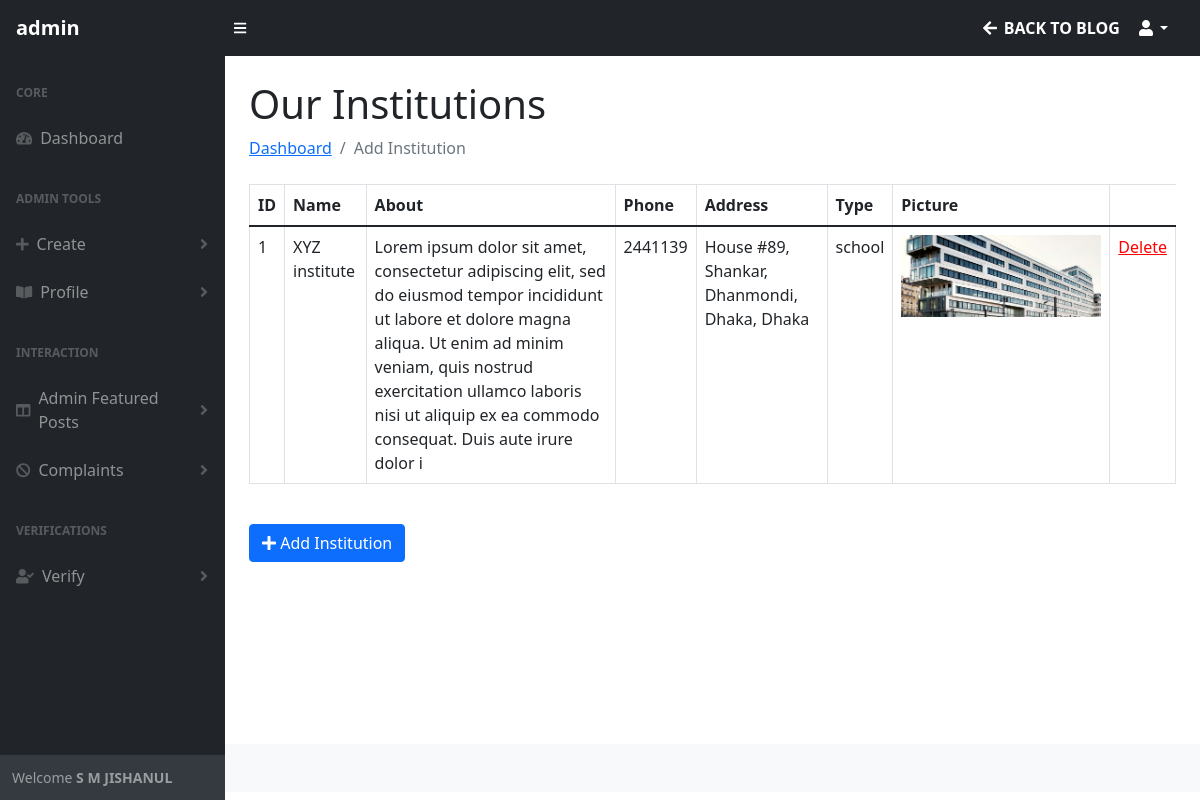
/admin/institutions.php (signed in), run on the app's committed database.
### tables this page shows
CREATE TABLE `user_type` (
  `type_id` int(11) NOT NULL,
  `role` varchar(255) NOT NULL DEFAULT 'user'
);

CREATE TABLE `institutions` (
  `ins_id` int(11) NOT NULL,
  `name` varchar(255) NOT NULL,
  `about` varchar(255) NOT NULL,
  `street` varchar(255) NOT NULL,
  `area` varchar(255) NOT NULL,
  `city` varchar(255) NOT NULL,
  `state` varchar(255) NOT NULL,
  `phone` varchar(255) NOT NULL,
  `type` varchar(20) NOT NULL,
  `picture` text NOT NULL DEFAULT 'demo.jpg'
);

### admin/includes/functions.php (the view, shortened to what this page needs)
<?php
function getRoleByID($id)
{
    global $connection;
    $query = "SELECT role FROM user_type WHERE type_id=$id";
    $res = mysqli_query($connection, $query) or die("Failed" . mysqli_error($connection));
    if ($res) {
        return mysqli_fetch_assoc($res)["role"];
    }
}
function getAllInstitutions()
{
    global $connection;
    $query = "SELECT * FROM institutions";
    $res = mysqli_query($connection, $query) or die("Failed" . mysqli_error($connection));
    if ($res) {
        while ($row = mysqli_fetch_assoc($res)) {
            echo "
            <tr>
                <td>{$row['ins_id']}</td>
                <td>{$row['name']}</td>
                <td>{$row['about']}</td>
                <td>{$row['phone']}</td>
                <td>{$row['street']}, {$row['area']}, {$row['city']}, {$row['state']}</td>
                <td>{$row['type']}</td>
                <td><img width=200 class='img-responsive' src='../images/institutions/{$row['picture']}' alt='user image' /></td>
                <td><a style='color: red;' href=institutions.php?target=delete&id={$row['ins_id']}>Delete</a></td>
            </tr>
            ";
        }
    }
}

### admin/includes/components/navbar.php (shortened to what this page needs)
<?php
if ($_SESSION["role"] == 2) {
    echo "<nav class='sb-topnav navbar navbar-expand' style='background-color: #dd4f5d; color: white;'>";
} else if ($_SESSION["role"] == 3) {
    echo "<nav class='sb-topnav navbar navbar-expand' style='background-color: #2c447e'>";
} else {
    echo "<nav class='sb-topnav navbar navbar-expand navbar-dark bg-dark'";
}
?>
<a class="navbar-brand ps-3" href="index.php" style="color: white;"> <strong> <?php echo getRoleByID($_SESSION["role"]) ?> </strong> </a>
<button class="btn btn-link btn-sm order-1 order-lg-0 me-4 me-lg-0" id="sidebarToggle" style="color: white;" href="#!"><i class="fas fa-bars"></i></button>
<ul class="navbar-nav ms-auto ms-md-0 me-3 me-lg-4">
    <li class="nav-item">
        <a class="nav-link" href="../index.php" style="color: white;"><i class="fas fa-arrow-left fa-fw"></i> <strong>BACK TO BLOG</strong></a>
    </li>
    <li class="nav-item dropdown">
        <a class="nav-link dropdown-toggle" id="navbarDropdown" href="#" role="button" style="color: white;" data-bs-toggle="dropdown" aria-expanded="false"><i class="fas fa-user fa-fw"></i></a>
    </li>
</ul>
</nav>

### data on the page
user_type: role "admin"
institutions: ins_id "1", name "XYZ institute", about "Lorem ipsum dolor sit amet, consectetur adipiscing elit, sed do eiusmod tempor incididunt ut labore et dolore magna aliqua. Ut enim ad minim veniam, quis nostrud exercitation ullamco laboris nisi ut aliquip ex ea commodo consequat. Duis aute irure dolor i", phone "2441139", street "House #89, Shankar", area "Dhanmondi", city "Dhaka", state "Dhaka", type "school", picture (picture)

### other printed values
$_SESSION["first_name"] "S M JISHANUL"
